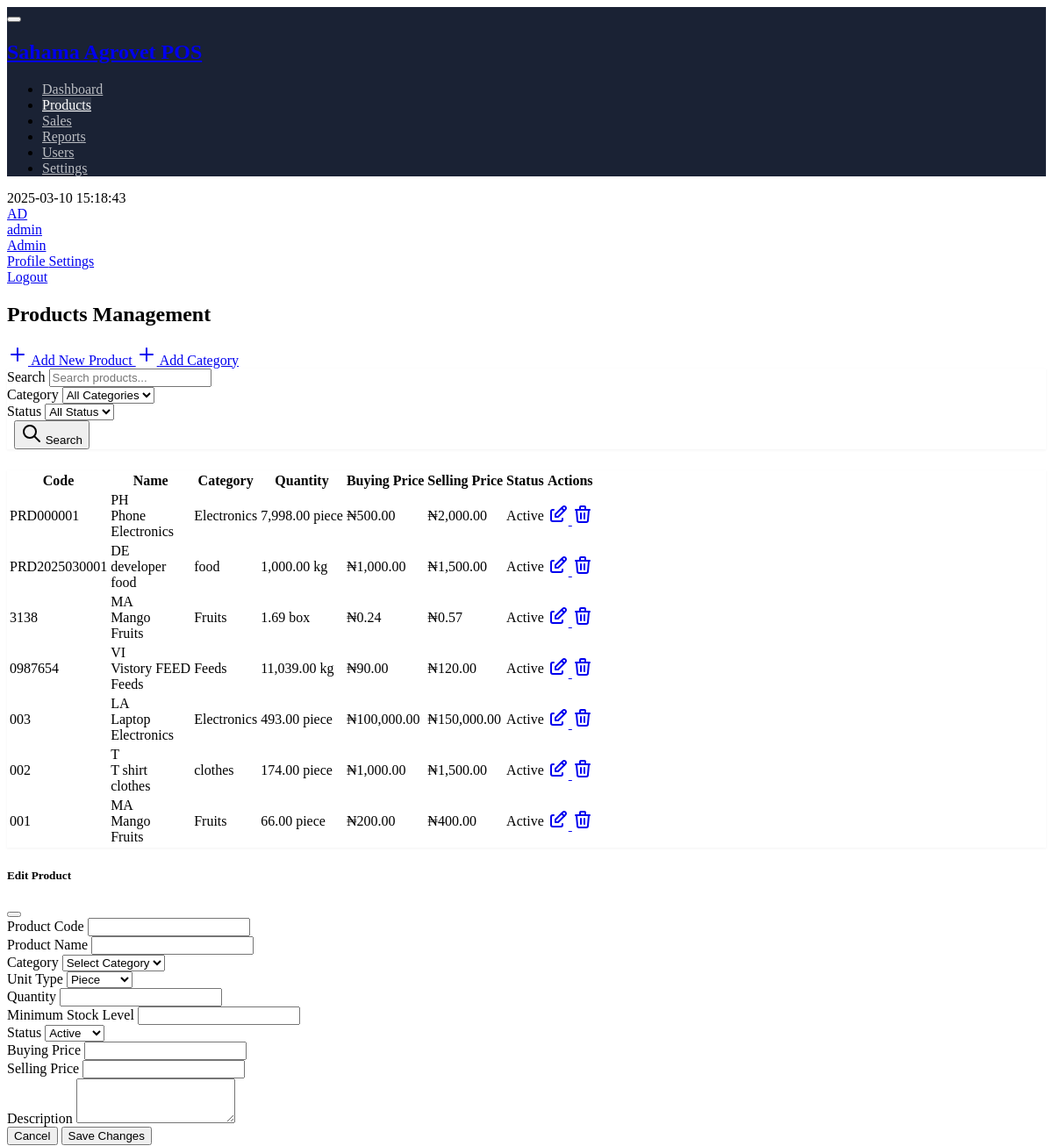
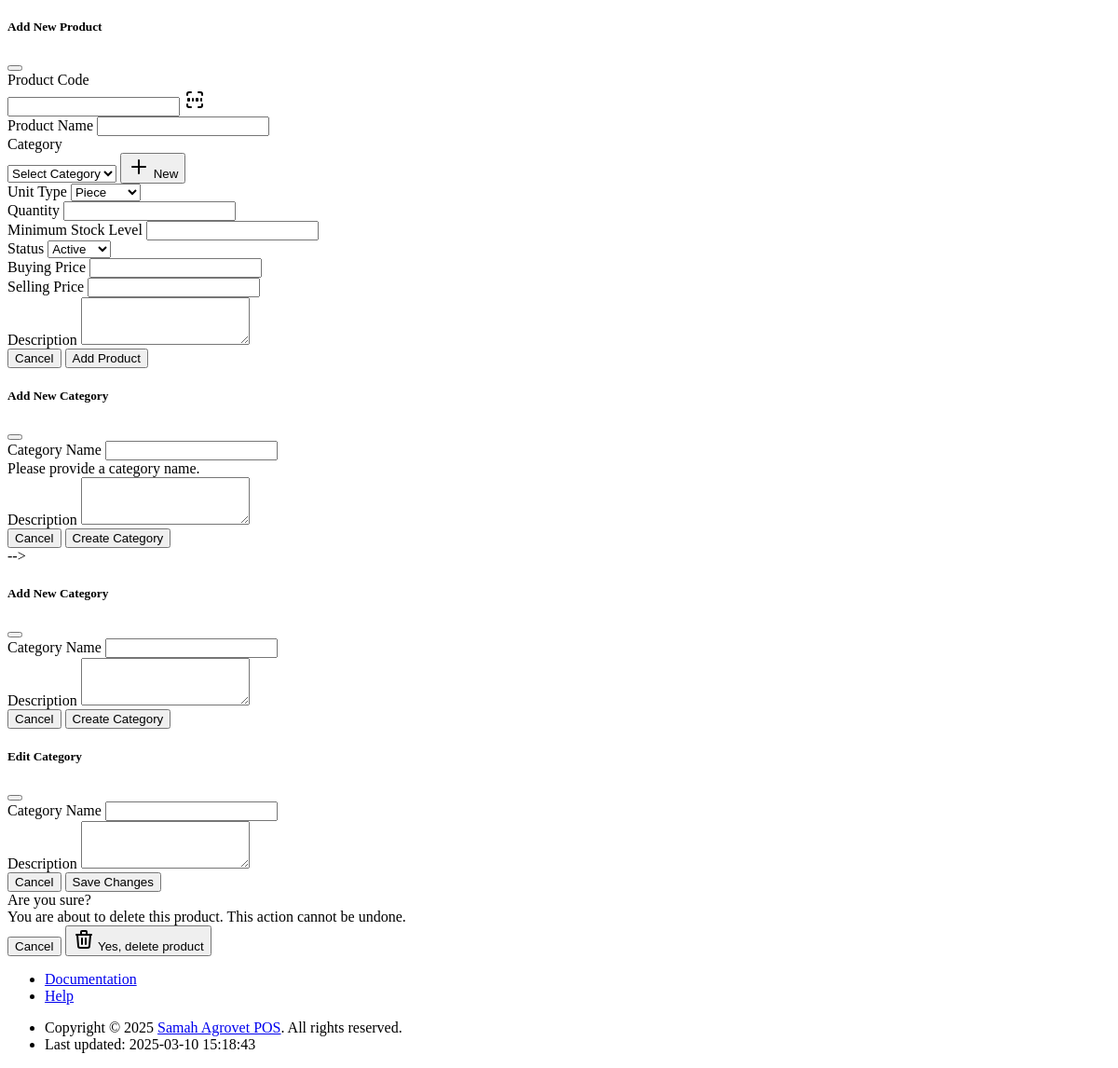
The app's page /products.php (signed in) with its own data (2 pictures, top to bottom).
### tables this page shows
CREATE TABLE `products` (
  `id` int(11) NOT NULL,
  `category_id` int(11) DEFAULT NULL,
  `code` varchar(50) NOT NULL,
  `name` varchar(200) NOT NULL,
  `description` text DEFAULT NULL,
  `unit_type` varchar(20) NOT NULL,
  `quantity` decimal(10,2) DEFAULT 0.00,
  `min_stock_level` decimal(10,2) DEFAULT 0.00,
  `buying_price` decimal(10,2) NOT NULL,
  `selling_price` decimal(10,2) NOT NULL,
  `status` enum('active','inactive') DEFAULT 'active',
  `created_by` int(11) DEFAULT NULL,
  `created_at` timestamp NOT NULL DEFAULT current_timestamp(),
  `updated_by` int(11) DEFAULT NULL,
  `updated_at` timestamp NOT NULL DEFAULT current_timestamp() ON UPDATE current_timestamp()
);

CREATE TABLE `categories` (
  `id` int(11) NOT NULL,
  `name` varchar(100) NOT NULL,
  `description` text DEFAULT NULL,
  `created_by` int(11) DEFAULT NULL,
  `created_at` timestamp NOT NULL DEFAULT current_timestamp(),
  `updated_by` int(11) DEFAULT NULL,
  `updated_at` timestamp NOT NULL DEFAULT current_timestamp() ON UPDATE current_timestamp()
);

### products.php (the view, shortened to what the rows shown need)
<?php
$db = Database::getInstance()->getConnection();
$products = [];
try {
    $query = "SELECT p.*, c.name as category_name
              FROM products p
              LEFT JOIN categories c ON p.category_id = c.id
              WHERE 1=1";
    $params = [];
    $query .= " ORDER BY p.created_at DESC";
    $stmt = $db->prepare($query);
    $stmt->execute($params);
    $products = $stmt->fetchAll(PDO::FETCH_ASSOC);
} catch (PDOException $e) {
    $error = "Database error: " . $e->getMessage();
}
include 'templates/header.php';
?>
<div class="page-wrapper">
    <div class="page-header d-print-none">
        <div class="container-xl">
            <div class="row g-2 align-items-center">
                <div class="col">
                    <h2 class="page-title">
                        Products Management
                    </h2>
                </div>
            </div>
        </div>
    </div>
    <div class="page-body">
        <div class="container-xl">
            <div class="card">
                <div class="card-body">
                    <div class="table-responsive">
                        <table class="table table-vcenter card-table">
                            <thead>
                                <tr>
                                    <th>Code</th>
                                    <th>Name</th>
                                    <th>Category</th>
                                    <th>Quantity</th>
                                    <th>Buying Price</th>
                                    <th>Selling Price</th>
                                    <th>Status</th>
                                    <th class="w-1">Actions</th>
                                </tr>
                            </thead>
                            <tbody>
                                <?php foreach ($products as $product): ?>
                                    <tr>
                                        <td><?= htmlspecialchars($product['code']) ?></td>
                                        <td>
                                            <div class="d-flex align-items-center">
                                                <span class="avatar me-2 bg-primary-lt">
                                                    <?= strtoupper(substr($product['name'], 0, 2)) ?>
                                                </span>
                                                <div>
                                                    <div class="font-weight-medium"><?= htmlspecialchars($product['name']) ?></div>
                                                    <div class="text-muted"><?= htmlspecialchars($product['category_name']) ?></div>
                                                </div>
                                            </div>
                                        </td>
                                        <td><?= htmlspecialchars($product['category_name']) ?></td>
                                        <td>
                                            <?php
                                            $quantity = floatval($product['quantity']);
                                            $minStock = floatval($product['min_stock_level']);
                                            $stockClass = $quantity <= $minStock ? 'text-danger' : 'text-success';
                                            ?>
                                            <span class="<?= $stockClass ?>">
                                                <?= number_format($quantity, 2) ?> <?= htmlspecialchars($product['unit_type']) ?>
                                            </span>
                                        </td>
                                        <td>₦<?= number_format($product['buying_price'], 2) ?></td>
                                        <td>₦<?= number_format($product['selling_price'], 2) ?></td>
                                        <td>
                                            <span class="badge bg-<?= $product['status'] === 'active' ? 'success' : 'danger' ?>-lt">
                                                <?= ucfirst($product['status']) ?>
                                            </span>
                                        </td>
                                        <td>
                                            <div class="btn-group">
                                                <a href="#" class="btn btn-icon btn-primary" data-bs-toggle="modal" data-bs-target="#editProductModal" data-product='<?= json_encode($product) ?>'>
                                                </a>
                                                <a href="#" class="btn btn-icon btn-danger" data-bs-toggle="modal" data-bs-target="#deleteProductModal" data-product-id="<?= $product['id'] ?>">
                                                </a>
                                            </div>
                                        </td>
                                    </tr>
                                <?php endforeach; ?>
                            </tbody>
                        </table>
                    </div>
                </div>
            </div>
        </div>
    </div>
</div>
</div>
</div>
<?php
include 'templates/footer.php';
?>

### records on screen
products: code "PRD000001", name "PH", name "Phone", category.name "Electronics", quantity "7,998.00", unit_type "piece", buying_price "500.00", selling_price "2,000.00", status "Active"
products: code "PRD2025030001", name "DE", name "developer", category.name "food", quantity "1,000.00", unit_type "kg", buying_price "1,000.00", selling_price "1,500.00", status "Active"
products: code "3138", name "MA", name "Mango", category.name "Fruits", quantity "1.69", unit_type "box", buying_price "0.24", selling_price "0.57", status "Active"
products: code "0987654", name "VI", name "Vistory FEED", category.name "Feeds", quantity "11,039.00", unit_type "kg", buying_price "90.00", selling_price "120.00", status "Active"
products: code "003", name "LA", name "Laptop", category.name "Electronics", quantity "493.00", unit_type "piece", buying_price "100,000.00", selling_price "150,000.00", status "Active"
products: code "002", name "T", name "T shirt", category.name "clothes", quantity "174.00", unit_type "piece", buying_price "1,000.00", selling_price "1,500.00", status "Active"
products: code "001", name "MA", name "Mango", category.name "Fruits", quantity "66.00", unit_type "piece", buying_price "200.00", selling_price "400.00", status "Active"

### other values on screen
$menuItem['title'] "Dashboard"
$menuItem['title'] "Products"
$menuItem['title'] "Sales"
$menuItem['title'] "Reports"
$menuItem['title'] "Users"
$menuItem['title'] "Settings"
substr($_SESSION['username'], 0, 2) "AD"
$_SESSION['username'] "admin"
$_SESSION['role'] "Admin"
$CURRENT_TIME "2025-03-10 15:18:43"
